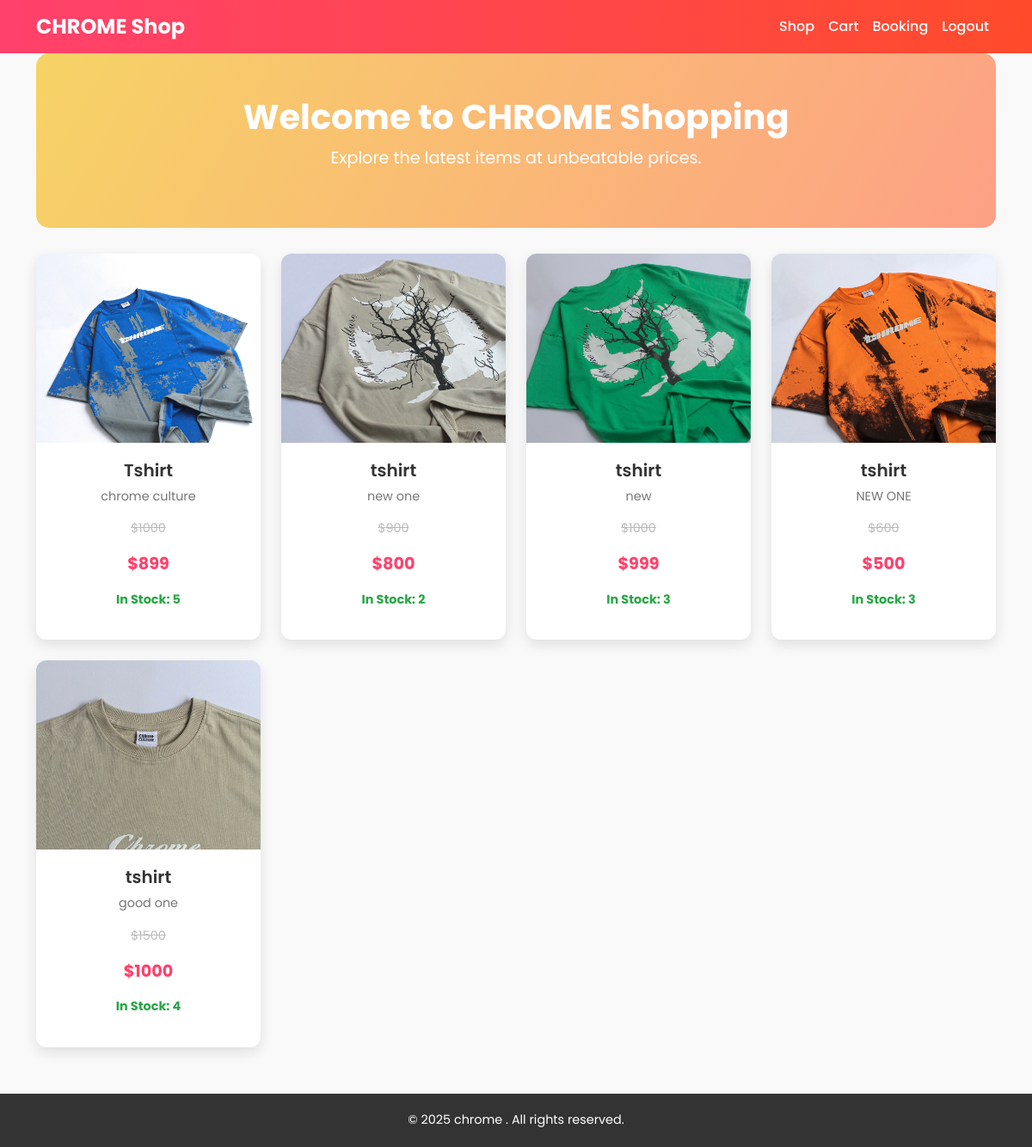
The app's page /userprd (signed in) with its own data.
### app/models.py (models this page shows, shortened)
class Product(models.Model):
    pro_id = models.TextField()
    name = models.TextField()
    price = models.IntegerField()
    offer_price = models.IntegerField()
    img = models.FileField()
    rating = models.TextField()
    dis = models.TextField()
    sizes = models.ManyToManyField(Size, related_name='Sizes')
    quantity = models.PositiveIntegerField(default=0)  # New field for stock quantity
    def is_out_of_stock(self):
        return self.quantity <= 0

### app/views.py (the view)
# urls.py: path('userprd',views.userprd),
def userprd(req):
    if 'user' in req.session:
        data=Product.objects.all()
        return render(req,'user/shop.html',{'data':data})
    else:
        return redirect(user_home)

### templates/user/shop.html (shortened to what this page needs)
<!DOCTYPE html>
<html lang="en">
<head>
    <link href="https://cdn.jsdelivr.net/npm/bootstrap@5.3.3/dist/css/bootstrap.min.css" rel="stylesheet">
</head>
<body>
    <nav class="navbar navbar-expand-lg">
        <div class="container">
            <a class="navbar-brand" href="#">CHROME Shop</a>
            <div class="collapse navbar-collapse" id="navbarNav">
                <ul class="navbar-nav ms-auto">
                    <li class="nav-item">
                        <a class="nav-link" href="userprd">Shop</a>
                    </li>
                    <li class="nav-item">
                        <a class="nav-link" href="view_cart">Cart</a>
                    </li>
                    <li class="nav-item">
                        <a class="nav-link" href="user_booking">Booking</a>
                    </li>
                    <li class="nav-item">
                        <a class="nav-link" href="chrome_logout">Logout</a>
                    </li>
                </ul>
            </div>
        </div>
    </nav>
    <div class="container">
        <div class="hero">
            <h2>Welcome to CHROME Shopping</h2>
            <p>Explore the latest items at unbeatable prices.</p>
        </div>
        <div class="row">
            {% for product in data %}
            <div class="col-lg-3 col-md-4 col-sm-6 mb-4">
                <a href="view_pro/{{product.pk}}" class="text-decoration-none">
                    <div class="card">
                        <img src="{{product.img.url}}" alt="{{product.name}}">
                        <div class="card-body">
                            <h4 class="card-title">{{product.name}}</h4>
                            <p class="card-text">{{product.dis}}</p>
                            <p class="original-price">${{product.price}}</p>
                            <p class="offer-price">${{product.offer_price}}</p>
                            {% if product.is_out_of_stock %}
                                <p class="stock-message out-of-stock">Out of Stock</p>
                            {% else %}
                                <p class="stock-message in-stock">In Stock: {{product.quantity}}</p>
                            {% endif %}
                        </div>
                    </div>
                </a>
            </div>
            {% endfor %}
        </div>
    </div>
    <footer>
        <p>&copy; 2025 chrome . All rights reserved.</p>
    </footer>
</body>
</html>

### templates/user/shop.html (style rules this page uses)
body { font-family: 'Poppins', sans-serif; background-color: #f9f9f9; color: #333; margin: 0; }
.navbar { background: linear-gradient(90deg, #ff416c, #ff4b2b); }
.navbar-brand { font-size: 1.5rem; font-weight: bold; color: #fff !important; }
.navbar-nav .nav-link { color: #fff !important; font-weight: 500; }
.hero { text-align: center; padding: 50px 20px; background: linear-gradient(120deg, #f6d365, #fda085); color: #fff; border-radius: 15px; margin-bottom: 30px; }
.hero h2 { font-size: 2.5rem; margin-bottom: 10px; font-weight: bold; }
.hero p { font-size: 1.2rem; }
.card { border: none; border-radius: 12px; overflow: hidden; box-shadow: 0 6px 15px rgba(0, 0, 0, 0.1); transition: transform 0.3s ease, box-shadow 0.3s ease; }
.card img { width: 100%; height: 220px; object-fit: cover; }
.card-body { padding: 20px; text-align: center; }
.card-title { font-size: 1.25rem; font-weight: 600; color: #333; }
.card-text { font-size: 0.9rem; color: #777; }
.offer-price { font-size: 1.2rem; color: #ff416c; font-weight: bold; }
.original-price { font-size: 0.9rem; text-decoration: line-through; color: #bbb; }
.stock-message { margin-top: 10px; font-size: 0.9rem; font-weight: bold; }
.in-stock { color: #28a745; }
footer { background-color: #333; color: #fff; padding: 20px 0; text-align: center; margin-top: 30px; }
footer p { margin: 0; font-size: 0.9rem; }

### records on screen
Product: img (picture), name "Tshirt", dis "chrome culture", price "1000", offer_price "899", quantity "5"
Product: img (picture), name "tshirt", dis "new one", price "900", offer_price "800", quantity "2"
Product: img (picture), name "tshirt", dis "new", price "1000", offer_price "999", quantity "3"
Product: img (picture), name "tshirt", dis "NEW ONE", price "600", offer_price "500", quantity "3"
Product: img (picture), name "tshirt", dis "good one", price "1500", offer_price "1000", quantity "4"
